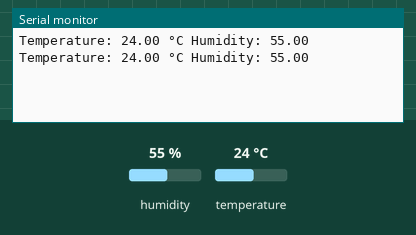
Recording of a sketch running on a simulated ESP32. Shown: the last lines printed to the serial monitor. Inputs (shaded band) come from the test bench; at power-on: humidity 55 %, temperature 24 °C.

Above: at 2.8 s.
2.9 s: humidity set to 22 %
At 4.5 s:
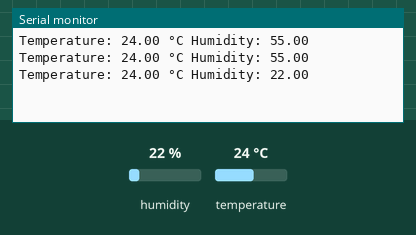
5.6 s: temperature set to 12 °C
At 7.4 s:
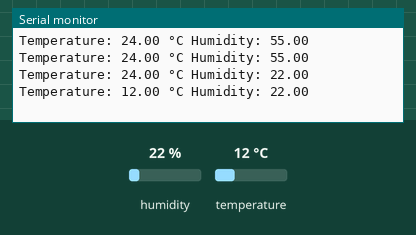
8.3 s: humidity set to 40 %
At 10.8 s:
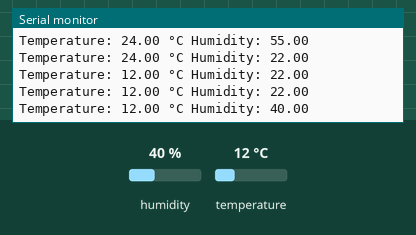
Timing chart, 0 to 12.3 s (numbered marks = the images above; inputs shaded):
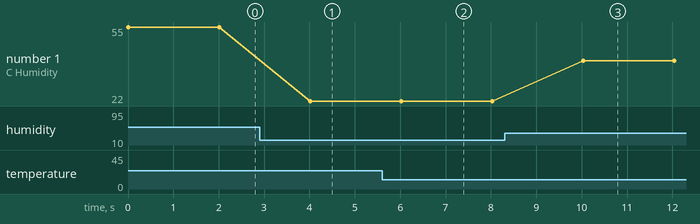

Measured:
- after the input at 2.9 s, the serial monitor: prints a new line after 1.1 s (image 1)
- after the input at 5.6 s, the serial monitor: prints a new line after 0.42 s (image 2)
- after the input at 8.3 s, the serial monitor: prints a new line after 1.7 s (image 3)
- plotted number 1: 55 → 22 after the input at 2.9 s, 22 → 40 after the input at 8.3 s

The sketch:

sketch.ino
```cpp
#include "DHT.h"
#define DHTPIN 4
#define DHTTYPE DHT22
DHT dht(DHTPIN, DHTTYPE);

void setup() { Serial.begin(115200); dht.begin(); }

void loop() {
  float t = dht.readTemperature();
  float h = dht.readHumidity();
  Serial.print("Temperature: "); Serial.print(t); Serial.print(" °C ");
  Serial.print("Humidity: "); Serial.println(h);
  delay(2000);
}
```
